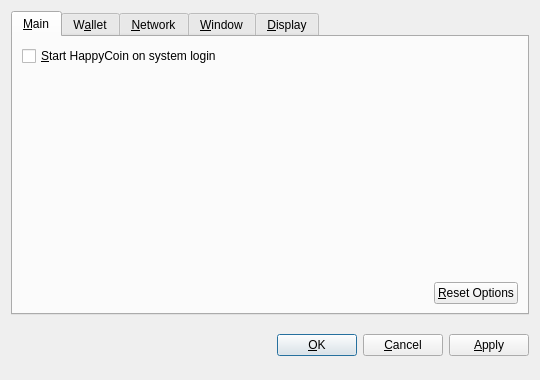
<?xml version="1.0" encoding="UTF-8"?>
<ui version="4.0">
 <class>OptionsDialog</class>
 <widget class="QDialog" name="OptionsDialog">
  <property name="geometry">
   <rect>
    <x>0</x>
    <y>0</y>
    <width>540</width>
    <height>380</height>
   </rect>
  </property>
  <property name="windowTitle">
   <string>Options</string>
  </property>
  <property name="modal">
   <bool>true</bool>
  </property>
  <layout class="QVBoxLayout" name="verticalLayout">
   <item>
    <widget class="QTabWidget" name="tabWidget">
     <property name="tabPosition">
      <enum>QTabWidget::North</enum>
     </property>
     <property name="currentIndex">
      <number>0</number>
     </property>
     <widget class="QWidget" name="tabMain">
      <attribute name="title">
       <string>&amp;Main</string>
      </attribute>
      <layout class="QVBoxLayout" name="verticalLayout_Main">
       <item>
        <widget class="QCheckBox" name="bitcoinAtStartup">
         <property name="toolTip">
          <string>Automatically start HappyCoin after logging in to the system.</string>
         </property>
         <property name="text">
          <string>&amp;Start HappyCoin on system login</string>
         </property>
        </widget>
       </item>
       <item>
        <spacer name="verticalSpacer_Main">
         <property name="orientation">
          <enum>Qt::Vertical</enum>
         </property>
         <property name="sizeHint" stdset="0">
          <size>
           <width>20</width>
           <height>40</height>
          </size>
         </property>
        </spacer>
       </item>
       <item>
        <layout class="QHBoxLayout" name="horizontalLayout_2_Main">
         <item>
          <spacer name="horizontalSpacer_2_Main">
           <property name="orientation">
            <enum>Qt::Horizontal</enum>
           </property>
           <property name="sizeHint" stdset="0">
            <size>
             <width>40</width>
             <height>20</height>
            </size>
           </property>
          </spacer>
         </item>
         <item>
          <widget class="QPushButton" name="resetButton">
           <property name="toolTip">
            <string>Reset all client options to default.</string>
           </property>
           <property name="text">
            <string>&amp;Reset Options</string>
           </property>
           <property name="autoDefault">
            <bool>false</bool>
           </property>
          </widget>
         </item>
        </layout>
       </item>
      </layout>
     </widget>
     <widget class="QWidget" name="tabWallet">
      <attribute name="title">
       <string>W&amp;allet</string>
      </attribute>
      <layout class="QVBoxLayout" name="verticalLayout_Network">
       <item>
        <widget class="QLabel" name="transactionFeeInfoLabel">
         <property name="text">
          <string>Optional transaction fee per kB that helps make sure your transactions are processed quickly. Most transactions are 1 kB.</string>
         </property>
         <property name="textFormat">
          <enum>Qt::PlainText</enum>
         </property>
         <property name="wordWrap">
          <bool>true</bool>
         </property>
        </widget>
       </item>
       <item>
        <layout class="QHBoxLayout" name="horizontalLayout_1_Main">
         <item>
          <widget class="QLabel" name="transactionFeeLabel">
           <property name="text">
            <string>Pay transaction &amp;fee</string>
           </property>
           <property name="textFormat">
            <enum>Qt::PlainText</enum>
           </property>
           <property name="buddy">
            <cstring>transactionFee</cstring>
           </property>
          </widget>
         </item>
         <item>
          <widget class="BitcoinAmountField" name="transactionFee"/>
         </item>
         <item>
          <spacer name="horizontalSpacer_1_Main">
           <property name="orientation">
            <enum>Qt::Horizontal</enum>
           </property>
           <property name="sizeHint" stdset="0">
            <size>
             <width>40</width>
             <height>20</height>
            </size>
           </property>
          </spacer>
         </item>
        </layout>
       </item>
       <item>
        <widget class="QLabel" name="label">
         <property name="text">
          <string>If you disable the spending of unconfirmed change, the change from a transaction cannot be used until that transaction has at least one confirmation. This also affects how your balance is computed.</string>
         </property>
         <property name="wordWrap">
          <bool>true</bool>
         </property>
        </widget>
       </item>
       <item>
        <widget class="QCheckBox" name="spendZeroConfChange">
         <property name="text">
          <string>Spend unconfirmed change  (experts only)</string>
         </property>
        </widget>
       </item>
       <item>
        <spacer name="verticalSpacer">
         <property name="orientation">
          <enum>Qt::Vertical</enum>
         </property>
         <property name="sizeHint" stdset="0">
          <size>
           <width>20</width>
           <height>40</height>
          </size>
         </property>
        </spacer>
       </item>
      </layout>
     </widget>
     <widget class="QWidget" name="tabNetwork">
      <attribute name="title">
       <string>&amp;Network</string>
      </attribute>
      <layout class="QVBoxLayout" name="verticalLayout_Network">
       <item>
        <widget class="QCheckBox" name="mapPortUpnp">
         <property name="toolTip">
          <string>Automatically open the HappyCoin client port on the router. This only works when your router supports UPnP and it is enabled.</string>
         </property>
         <property name="text">
          <string>Map port using &amp;UPnP</string>
         </property>
        </widget>
       </item>
       <item>
        <widget class="QCheckBox" name="connectSocks">
         <property name="toolTip">
          <string>Connect to the HappyCoin network through a SOCKS proxy (e.g. when connecting through Tor).</string>
         </property>
         <property name="text">
          <string>&amp;Connect through SOCKS proxy:</string>
         </property>
        </widget>
       </item>
       <item>
        <layout class="QHBoxLayout" name="horizontalLayout_Network">
         <item>
          <widget class="QLabel" name="proxyIpLabel">
           <property name="text">
            <string>Proxy &amp;IP:</string>
           </property>
           <property name="textFormat">
            <enum>Qt::PlainText</enum>
           </property>
           <property name="buddy">
            <cstring>proxyIp</cstring>
           </property>
          </widget>
         </item>
         <item>
          <widget class="QValidatedLineEdit" name="proxyIp">
           <property name="maximumSize">
            <size>
             <width>140</width>
             <height>16777215</height>
            </size>
           </property>
           <property name="toolTip">
            <string>IP address of the proxy (e.g. 127.0.0.1)</string>
           </property>
          </widget>
         </item>
         <item>
          <widget class="QLabel" name="proxyPortLabel">
           <property name="text">
            <string>&amp;Port:</string>
           </property>
           <property name="textFormat">
            <enum>Qt::PlainText</enum>
           </property>
           <property name="buddy">
            <cstring>proxyPort</cstring>
           </property>
          </widget>
         </item>
         <item>
          <widget class="QLineEdit" name="proxyPort">
           <property name="maximumSize">
            <size>
             <width>55</width>
             <height>16777215</height>
            </size>
           </property>
           <property name="toolTip">
            <string>Port of the proxy (e.g. 9050)</string>
           </property>
          </widget>
         </item>
         <item>
          <widget class="QLabel" name="socksVersionLabel">
           <property name="text">
            <string>SOCKS &amp;Version:</string>
           </property>
           <property name="textFormat">
            <enum>Qt::PlainText</enum>
           </property>
           <property name="buddy">
            <cstring>socksVersion</cstring>
           </property>
          </widget>
         </item>
         <item>
          <widget class="QValueComboBox" name="socksVersion">
           <property name="toolTip">
            <string>SOCKS version of the proxy (e.g. 5)</string>
           </property>
          </widget>
         </item>
         <item>
          <spacer name="horizontalSpacer_Network">
           <property name="orientation">
            <enum>Qt::Horizontal</enum>
           </property>
           <property name="sizeHint" stdset="0">
            <size>
             <width>40</width>
             <height>20</height>
            </size>
           </property>
          </spacer>
         </item>
        </layout>
       </item>
       <item>
        <spacer name="verticalSpacer_Network">
         <property name="orientation">
          <enum>Qt::Vertical</enum>
         </property>
         <property name="sizeHint" stdset="0">
          <size>
           <width>20</width>
           <height>40</height>
          </size>
         </property>
        </spacer>
       </item>
      </layout>
     </widget>
     <widget class="QWidget" name="tabWindow">
      <attribute name="title">
       <string>&amp;Window</string>
      </attribute>
      <layout class="QVBoxLayout" name="verticalLayout_Window">
       <item>
        <widget class="QCheckBox" name="minimizeToTray">
         <property name="toolTip">
          <string>Show only a tray icon after minimizing the window.</string>
         </property>
         <property name="text">
          <string>&amp;Minimize to the tray instead of the taskbar</string>
         </property>
        </widget>
       </item>
       <item>
        <widget class="QCheckBox" name="minimizeOnClose">
         <property name="toolTip">
          <string>Minimize instead of exit the application when the window is closed. When this option is enabled, the application will be closed only after selecting Quit in the menu.</string>
         </property>
         <property name="text">
          <string>M&amp;inimize on close</string>
         </property>
        </widget>
       </item>
       <item>
        <spacer name="verticalSpacer_Window">
         <property name="orientation">
          <enum>Qt::Vertical</enum>
         </property>
         <property name="sizeHint" stdset="0">
          <size>
           <width>20</width>
           <height>40</height>
          </size>
         </property>
        </spacer>
       </item>
      </layout>
     </widget>
     <widget class="QWidget" name="tabDisplay">
      <attribute name="title">
       <string>&amp;Display</string>
      </attribute>
      <layout class="QVBoxLayout" name="verticalLayout_Display">
       <item>
        <layout class="QHBoxLayout" name="horizontalLayout_1_Display">
         <item>
          <widget class="QLabel" name="langLabel">
           <property name="text">
            <string>User Interface &amp;language:</string>
           </property>
           <property name="textFormat">
            <enum>Qt::PlainText</enum>
           </property>
           <property name="buddy">
            <cstring>lang</cstring>
           </property>
          </widget>
         </item>
         <item>
          <widget class="QValueComboBox" name="lang">
           <property name="toolTip">
            <string>The user interface language can be set here. This setting will take effect after restarting HappyCoin.</string>
           </property>
          </widget>
         </item>
        </layout>
       </item>
       <item>
        <layout class="QHBoxLayout" name="horizontalLayout_2_Display">
         <item>
          <widget class="QLabel" name="unitLabel">
           <property name="text">
            <string>&amp;Unit to show amounts in:</string>
           </property>
           <property name="textFormat">
            <enum>Qt::PlainText</enum>
           </property>
           <property name="buddy">
            <cstring>unit</cstring>
           </property>
          </widget>
         </item>
         <item>
          <widget class="QValueComboBox" name="unit">
           <property name="toolTip">
            <string>Choose the default subdivision unit to show in the interface and when sending coins.</string>
           </property>
          </widget>
         </item>
        </layout>
       </item>
       <item>
        <widget class="QCheckBox" name="displayAddresses">
         <property name="toolTip">
          <string>Whether to show HappyCoin addresses in the transaction list or not.</string>
         </property>
         <property name="text">
          <string>&amp;Display addresses in transaction list</string>
         </property>
        </widget>
       </item>
       <item>
        <widget class="QCheckBox" name="coinControlFeatures">
         <property name="toolTip">
          <string>Whether to show coin control features or not.</string>
         </property>
         <property name="text">
          <string>Display coin &amp;control features (experts only!)</string>
         </property>
        </widget>
       </item>
       <item>
        <spacer name="verticalSpacer_Display">
         <property name="orientation">
          <enum>Qt::Vertical</enum>
         </property>
         <property name="sizeHint" stdset="0">
          <size>
           <width>20</width>
           <height>40</height>
          </size>
         </property>
        </spacer>
       </item>
      </layout>
     </widget>
    </widget>
   </item>
   <item>
    <layout class="QHBoxLayout" name="horizontalLayout_Buttons">
     <item>
      <spacer name="horizontalSpacer_1">
       <property name="orientation">
        <enum>Qt::Horizontal</enum>
       </property>
       <property name="sizeHint" stdset="0">
        <size>
         <width>40</width>
         <height>48</height>
        </size>
       </property>
      </spacer>
     </item>
     <item>
      <widget class="QLabel" name="statusLabel">
       <property name="font">
        <font>
         <weight>75</weight>
         <bold>true</bold>
        </font>
       </property>
       <property name="text">
        <string/>
       </property>
       <property name="textFormat">
        <enum>Qt::PlainText</enum>
       </property>
       <property name="wordWrap">
        <bool>true</bool>
       </property>
      </widget>
     </item>
     <item>
      <spacer name="horizontalSpacer_2">
       <property name="orientation">
        <enum>Qt::Horizontal</enum>
       </property>
       <property name="sizeHint" stdset="0">
        <size>
         <width>40</width>
         <height>48</height>
        </size>
       </property>
      </spacer>
     </item>
     <item>
      <widget class="QPushButton" name="okButton">
       <property name="text">
        <string>&amp;OK</string>
       </property>
      </widget>
     </item>
     <item>
      <widget class="QPushButton" name="cancelButton">
       <property name="text">
        <string>&amp;Cancel</string>
       </property>
       <property name="autoDefault">
        <bool>false</bool>
       </property>
      </widget>
     </item>
     <item>
      <widget class="QPushButton" name="applyButton">
       <property name="text">
        <string>&amp;Apply</string>
       </property>
       <property name="autoDefault">
        <bool>false</bool>
       </property>
      </widget>
     </item>
    </layout>
   </item>
  </layout>
 </widget>
 <customwidgets>
  <customwidget>
   <class>BitcoinAmountField</class>
   <extends>QSpinBox</extends>
   <header>bitcoinamountfield.h</header>
  </customwidget>
  <customwidget>
   <class>QValueComboBox</class>
   <extends>QComboBox</extends>
   <header>qvaluecombobox.h</header>
  </customwidget>
  <customwidget>
   <class>QValidatedLineEdit</class>
   <extends>QLineEdit</extends>
   <header>qvalidatedlineedit.h</header>
  </customwidget>
 </customwidgets>
 <resources/>
 <connections/>
</ui>
